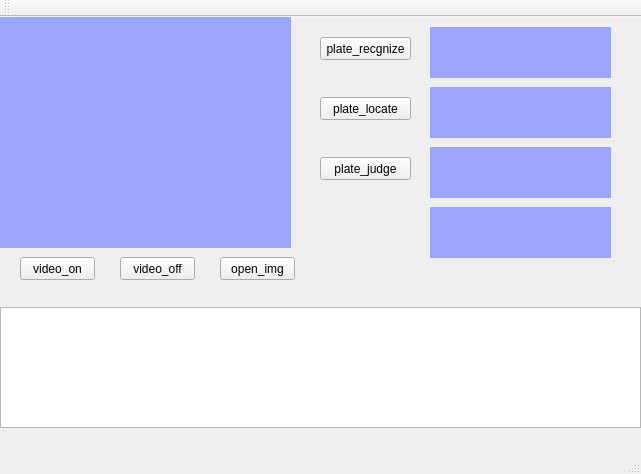
<?xml version="1.0" encoding="UTF-8"?>
<ui version="4.0">
 <class>MainWindow</class>
 <widget class="QMainWindow" name="MainWindow">
  <property name="enabled">
   <bool>true</bool>
  </property>
  <property name="geometry">
   <rect>
    <x>0</x>
    <y>0</y>
    <width>641</width>
    <height>474</height>
   </rect>
  </property>
  <property name="windowTitle">
   <string>MainWindow</string>
  </property>
  <widget class="QWidget" name="centralWidget">
   <widget class="QLabel" name="label">
    <property name="geometry">
     <rect>
      <x>0</x>
      <y>0</y>
      <width>291</width>
      <height>231</height>
     </rect>
    </property>
    <property name="styleSheet">
     <string notr="true">background-color: rgba(99, 115, 255,60%);</string>
    </property>
    <property name="text">
     <string/>
    </property>
   </widget>
   <widget class="QPushButton" name="pushButton">
    <property name="geometry">
     <rect>
      <x>20</x>
      <y>240</y>
      <width>75</width>
      <height>23</height>
     </rect>
    </property>
    <property name="styleSheet">
     <string notr="true">font: 9pt &quot;微软雅黑&quot;;
</string>
    </property>
    <property name="text">
     <string>video_on</string>
    </property>
   </widget>
   <widget class="QPushButton" name="pushButton_2">
    <property name="geometry">
     <rect>
      <x>120</x>
      <y>240</y>
      <width>75</width>
      <height>23</height>
     </rect>
    </property>
    <property name="styleSheet">
     <string notr="true">font: 9pt &quot;微软雅黑&quot;;</string>
    </property>
    <property name="text">
     <string>video_off</string>
    </property>
   </widget>
   <widget class="QTextBrowser" name="textBrowser">
    <property name="geometry">
     <rect>
      <x>0</x>
      <y>290</y>
      <width>641</width>
      <height>121</height>
     </rect>
    </property>
   </widget>
   <widget class="QPushButton" name="pushButton_3">
    <property name="geometry">
     <rect>
      <x>220</x>
      <y>240</y>
      <width>75</width>
      <height>23</height>
     </rect>
    </property>
    <property name="styleSheet">
     <string notr="true">font: 9pt &quot;微软雅黑&quot;;</string>
    </property>
    <property name="text">
     <string>open_img</string>
    </property>
   </widget>
   <widget class="QPushButton" name="pushButton_8">
    <property name="geometry">
     <rect>
      <x>320</x>
      <y>80</y>
      <width>91</width>
      <height>23</height>
     </rect>
    </property>
    <property name="styleSheet">
     <string notr="true">font: 9pt &quot;微软雅黑&quot;;</string>
    </property>
    <property name="text">
     <string>plate_locate</string>
    </property>
   </widget>
   <widget class="QPushButton" name="pushButton_9">
    <property name="geometry">
     <rect>
      <x>320</x>
      <y>20</y>
      <width>91</width>
      <height>23</height>
     </rect>
    </property>
    <property name="styleSheet">
     <string notr="true">font: 9pt &quot;微软雅黑&quot;;
</string>
    </property>
    <property name="text">
     <string>plate_recgnize</string>
    </property>
   </widget>
   <widget class="QPushButton" name="pushButton_10">
    <property name="geometry">
     <rect>
      <x>320</x>
      <y>140</y>
      <width>91</width>
      <height>23</height>
     </rect>
    </property>
    <property name="styleSheet">
     <string notr="true">font: 9pt &quot;微软雅黑&quot;;</string>
    </property>
    <property name="text">
     <string>plate_judge</string>
    </property>
   </widget>
   <widget class="QLabel" name="label_2">
    <property name="geometry">
     <rect>
      <x>430</x>
      <y>10</y>
      <width>181</width>
      <height>51</height>
     </rect>
    </property>
    <property name="styleSheet">
     <string notr="true">background-color: rgba(99, 115, 255,60%);</string>
    </property>
    <property name="text">
     <string/>
    </property>
   </widget>
   <widget class="QLabel" name="label_3">
    <property name="geometry">
     <rect>
      <x>430</x>
      <y>70</y>
      <width>181</width>
      <height>51</height>
     </rect>
    </property>
    <property name="styleSheet">
     <string notr="true">background-color: rgba(99, 115, 255,60%);</string>
    </property>
    <property name="text">
     <string/>
    </property>
   </widget>
   <widget class="QLabel" name="label_4">
    <property name="geometry">
     <rect>
      <x>430</x>
      <y>130</y>
      <width>181</width>
      <height>51</height>
     </rect>
    </property>
    <property name="styleSheet">
     <string notr="true">background-color: rgba(99, 115, 255,60%);</string>
    </property>
    <property name="text">
     <string/>
    </property>
   </widget>
   <widget class="QLabel" name="label_5">
    <property name="geometry">
     <rect>
      <x>430</x>
      <y>190</y>
      <width>181</width>
      <height>51</height>
     </rect>
    </property>
    <property name="styleSheet">
     <string notr="true">background-color: rgba(99, 115, 255,60%);</string>
    </property>
    <property name="text">
     <string/>
    </property>
   </widget>
  </widget>
  <widget class="QMenuBar" name="menuBar">
   <property name="geometry">
    <rect>
     <x>0</x>
     <y>0</y>
     <width>641</width>
     <height>23</height>
    </rect>
   </property>
  </widget>
  <widget class="QToolBar" name="mainToolBar">
   <attribute name="toolBarArea">
    <enum>TopToolBarArea</enum>
   </attribute>
   <attribute name="toolBarBreak">
    <bool>false</bool>
   </attribute>
  </widget>
  <widget class="QStatusBar" name="statusBar"/>
 </widget>
 <layoutdefault spacing="6" margin="11"/>
 <resources/>
 <connections/>
</ui>
